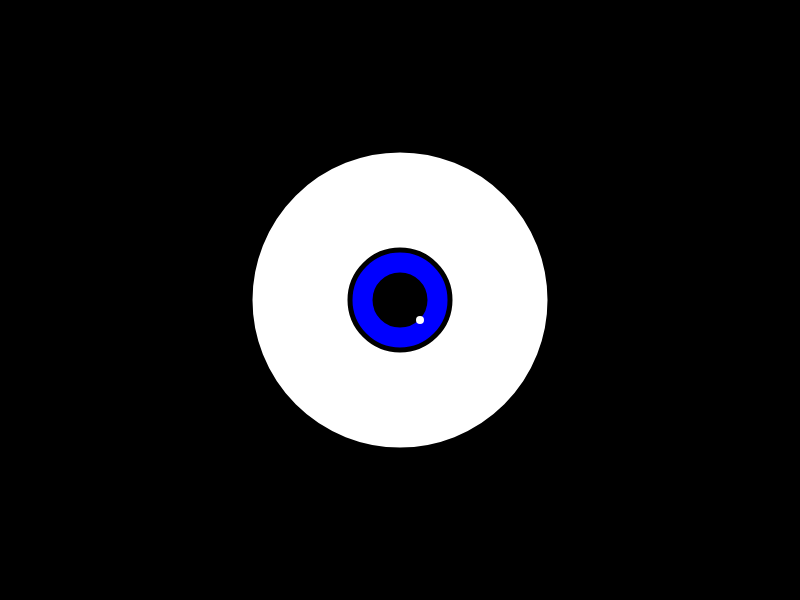
Frame 1 (no input)
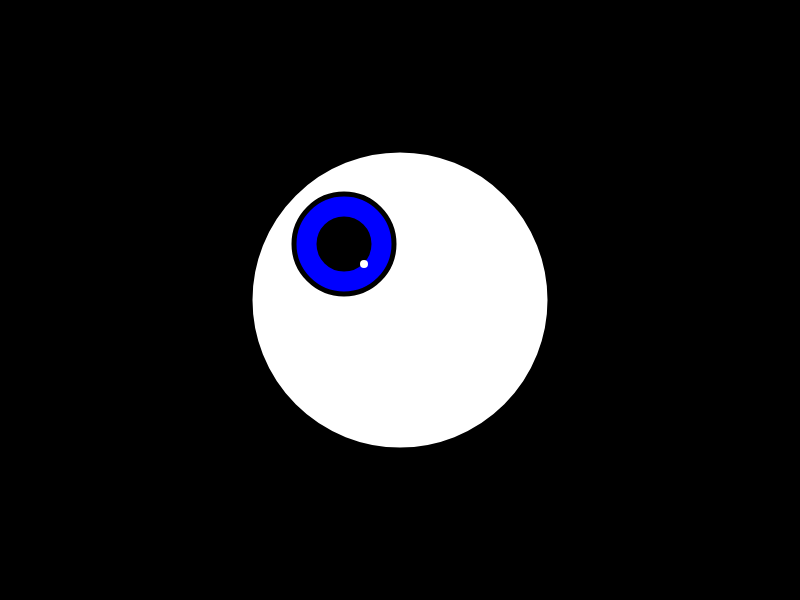
Frame 60 (no input)
Frame 120 (the mouse pressed at the canvas centre since frame 60): identical to frame 1, image omitted

The p5.js sketch that drew these frames (run headless with seeded random() and noise() and a simulated clock; from frame 60 on, the mouse is pressed at the canvas centre):

// p5.js sketch
// ── sketch.js
let eyeCenterX;
let eyeCenterY;
let pupilCenterX;
let pupilCenterY;
let eyeSpeed = 2;

function setup(){
    createCanvas(800, 600);

    // The eye is in the middle of the screen and the pupil
    // is in the middle of the eye
    eyeCenterX = width/2;
    eyeCenterY = height/2;
    pupilCenterX = eyeCenterX;
    pupilCenterY = eyeCenterY;
}

function draw(){
    background(0);

    // Draw the eye    
    strokeWeight(5);
    stroke('black');
    fill('white');
    ellipse(eyeCenterX, eyeCenterY, 300, 300);
    
    // Draw the pupil
    fill('blue');
    ellipse(pupilCenterX, pupilCenterY, 100, 100);
    fill('black');
    ellipse(pupilCenterX, pupilCenterY, 50, 50);    

    // draw the "reflection" on the pupil
    strokeWeight(8);
    stroke('white');
    point(pupilCenterX + 20, pupilCenterY + 20); 
    
    // Work out the distances from the pupil to the mouse
    let mouseToPupilX = mouseX - pupilCenterX;
    let mouseToPupilY = mouseY - pupilCenterY;

    // Work out a suggested location for the pupil that moves
    // towards the mouse (start at the current position)
    let newPupilX = pupilCenterX;
    let newPupilY = pupilCenterY;

    // Check if the mouse is right or left of the eye
    if (mouseToPupilX > 0)
    {
        // Move right
        newPupilX = pupilCenterX + eyeSpeed;
    }
    else if (mouseToPupilX < 0)
    {
        // Move left
        newPupilX = pupilCenterX - eyeSpeed;
    }
    
    // Check if the mouse is below or above of the eye
    if (mouseToPupilY > 0)
    {
        // Move down
        newPupilY = pupilCenterY + eyeSpeed;
    }
    else if (mouseToPupilY < 0)
    {
        // Move up
        newPupilY = pupilCenterY -eyeSpeed;
    }
    
    // Before we use this new pupil position, check  it's not too far
    // from the centre of the eye (should stay in the white)
    if(dist(newPupilX, newPupilY, eyeCenterX, eyeCenterY) < 80) {
        pupilCenterX = newPupilX;
        pupilCenterY = newPupilY;
    }
}
